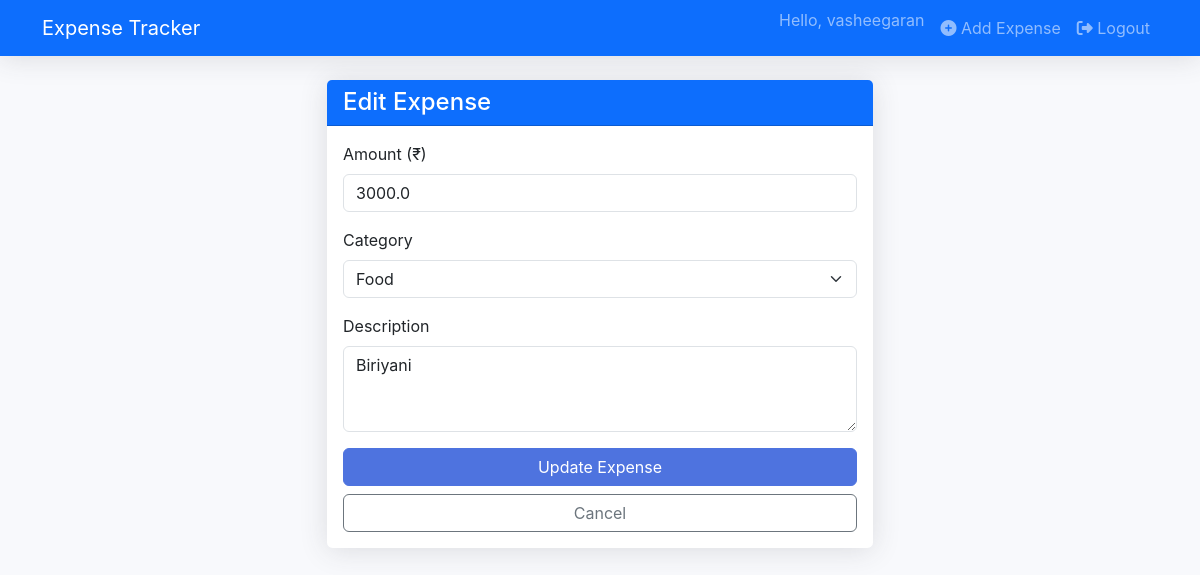
/edit/2 (signed in), run on the app's committed database.
### app.py (models this page shows)
class User(db.Model, UserMixin):
    id = db.Column(db.Integer, primary_key=True)
    username = db.Column(db.String(80), unique=True, nullable=False)
    email = db.Column(db.String(120), unique=True, nullable=False)
    password = db.Column(db.String(200), nullable=False)
    expenses = db.relationship('Expense', backref='user', lazy=True)
    budgets = db.relationship('Budget', backref='user', lazy=True)

class Expense(db.Model):
    id = db.Column(db.Integer, primary_key=True)
    amount = db.Column(db.Float, nullable=False)
    category = db.Column(db.String(50), nullable=False)
    description = db.Column(db.String(200))
    date = db.Column(db.DateTime, default=datetime.utcnow)
    user_id = db.Column(db.Integer, db.ForeignKey('user.id'), nullable=False)

### app.py (the view, shortened to what this page needs)
@app.route('/edit/<int:id>', methods=['GET', 'POST'])
@login_required
def edit_expense(id):
    expense = Expense.query.get_or_404(id)
    if expense.user_id != current_user.id:
        abort(403)
    categories = ['Food', 'Transport', 'Shopping', 'Entertainment', 'Bills', 'Other']
    return render_template('expenses/add_edit.html',
                         expense=expense,
                         categories=categories,
                         title="Edit Expense")

### app.py (called while the page is built)
@login_manager.user_loader
def load_user(user_id):
    return User.query.get(int(user_id))

### templates/expenses/add_edit.html (shortened to what this page needs)
{% extends "base.html" %}
{% block content %}
<div class="row justify-content-center">
    <div class="col-md-6">
        <div class="card shadow">
            <div class="card-header bg-primary text-white">
                <h4 class="mb-0">
                    {% if expense %}Edit Expense{% else %}Add New Expense{% endif %}
                </h4>
            </div>
            <div class="card-body">
                <form method="POST"
                      action="{% if expense %}{{ url_for('edit_expense', id=expense.id) }}{% else %}{{ url_for('add_expense') }}{% endif %}">
                    <div class="mb-3">
                        <label for="amount" class="form-label">Amount (₹)</label>
                        <input type="number" step="0.01" class="form-control" id="amount"
                               name="amount" value="{{ expense.amount if expense else '' }}"
                               required min="0.01">
                    </div>
                    <div class="mb-3">
                        <label for="category" class="form-label">Category</label>
                        <select class="form-select" id="category" name="category" required>
                            {% for category in categories %}
                            <option value="{{ category }}"
                                {% if expense and expense.category == category %}selected{% endif %}>
                                {{ category }}
                            </option>
                            {% endfor %}
                        </select>
                    </div>
                    <div class="mb-3">
                        <label for="description" class="form-label">Description</label>
                        <textarea class="form-control" id="description" name="description"
                                  rows="3">{{ expense.description if expense else '' }}</textarea>
                    </div>
                    <button type="submit" class="btn btn-primary w-100">
                        {% if expense %}Update Expense{% else %}Add Expense{% endif %}
                    </button>
                    <a href="{{ url_for('index') }}" class="btn btn-outline-secondary w-100 mt-2">
                        Cancel
                    </a>
                </form>
            </div>
        </div>
    </div>
</div>
{% endblock %}

### templates/base.html (shortened to what this page needs)
<!DOCTYPE html>
<html lang="en">
<head>
    <link href="https://cdn.jsdelivr.net/npm/bootstrap@5.3.2/dist/css/bootstrap.min.css" rel="stylesheet">
    <link rel="stylesheet" href="https://cdnjs.cloudflare.com/ajax/libs/font-awesome/6.4.2/css/all.min.css">
    <link rel="stylesheet" href="{{ url_for('static', filename='css/style.css') }}">
</head>
<body>
    <nav class="navbar navbar-expand-lg navbar-dark bg-primary">
        <div class="container">
            <a class="navbar-brand" href="{{ url_for('index') }}">Expense Tracker</a>
            <div class="collapse navbar-collapse" id="navbarNav">
                <ul class="navbar-nav ms-auto">
                    {% if current_user.is_authenticated %}
                    <li class="nav-item">
                        <span class="navbar-text me-2">Hello, {{ current_user.username }}</span>
                    </li>
                    <li class="nav-item">
                        <a class="nav-link" href="{{ url_for('add_expense') }}">
                            <i class="fas fa-plus-circle"></i> Add Expense
                        </a>
                    </li>
                    <li class="nav-item">
                        <a class="nav-link" href="{{ url_for('logout') }}">
                            <i class="fas fa-sign-out-alt"></i> Logout
                        </a>
                    </li>
                    {% endif %}
                </ul>
            </div>
        </div>
    </nav>
    <div class="container mt-4">
        {% block content %}{% endblock %}
    </div>
</body>
</html>

### static/css/style.css (style rules this page uses)
body { background-color: #f8f9fc; font-family: 'Nunito', -apple-system, BlinkMacSystemFont, 'Segoe UI', Roboto, 'Helvetica Neue', Arial, sans-serif; min-height: 100vh; }
.card { border: none; border-radius: 0.35rem; box-shadow: 0 0.15rem 1.75rem 0 rgba(58, 59, 69, 0.15); }
.card-header { font-weight: 600; }
.btn-primary { background-color: #4e73df; border-color: #4e73df; }
.shadow { box-shadow: 0 0.15rem 1.75rem 0 rgba(58, 59, 69, 0.15) !important; }
.navbar { box-shadow: 0 0.15rem 1.75rem 0 rgba(58, 59, 69, 0.15); }

### data on the page
User: username "vasheegaran"
Expense: amount "3000.0", category "Food", description "Biriyani"
